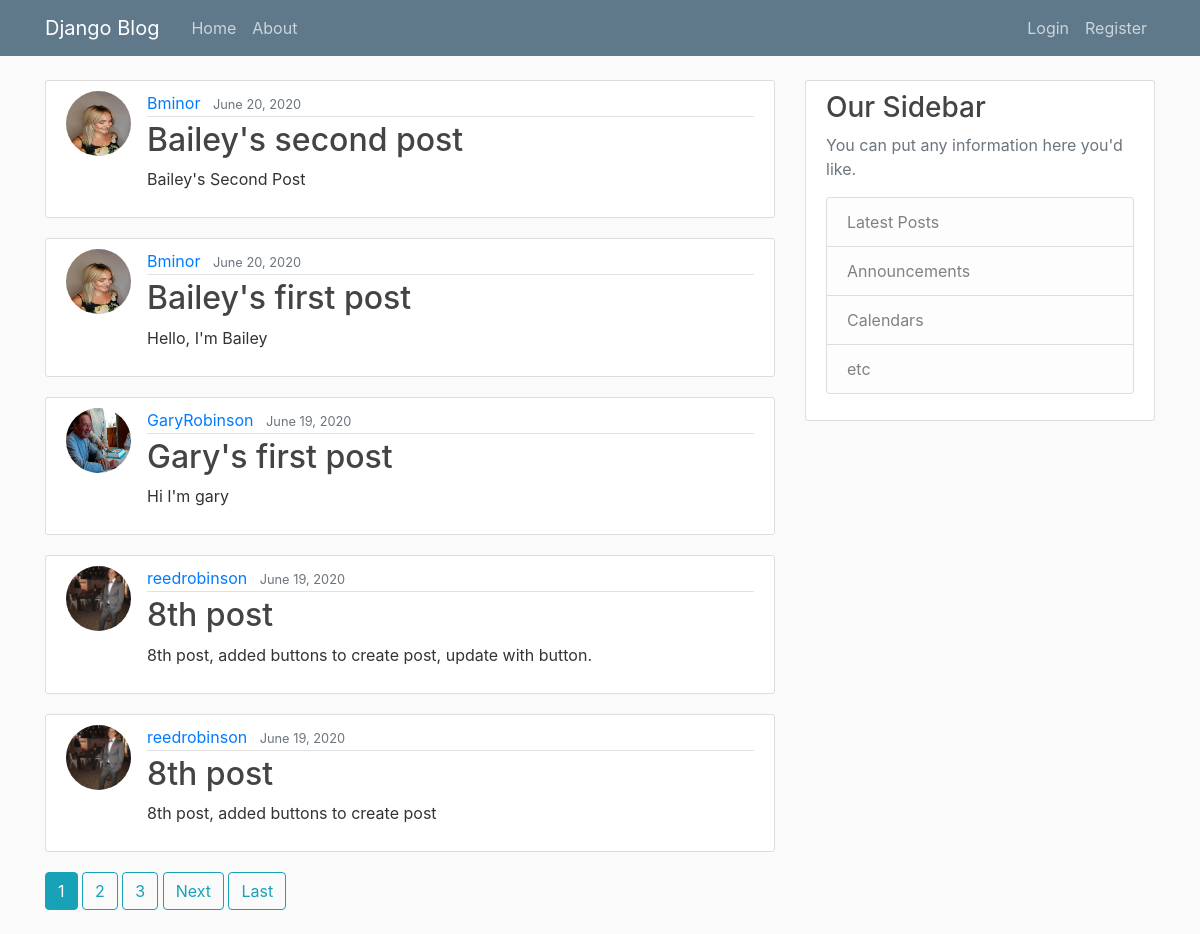
The page / on the database its author committed.
### blog/models.py (models this page shows, shortened)
class Post(models.Model):
    title = models.CharField(max_length=100)
    content = models.TextField()
    date_posted = models.DateTimeField(default=timezone.now)
    author = models.ForeignKey(User, on_delete=models.CASCADE)

### users/models.py (models this page shows, shortened)
class Profile(models.Model):
    user = models.OneToOneField(User, on_delete=models.CASCADE)
    image = models.ImageField(default='default.jpg', upload_to='profile_pics')

### blog/views.py (the view)
# urls.py: path('', PostListView.as_view(), name='blog-home'),
class PostListView(ListView):
    model = Post
    template_name = 'blog/home.html'
    context_object_name = 'posts'
    ordering = ['-date_posted']
    paginate_by = 5

### blog/templates/blog/home.html (shortened to what this page needs)
{% extends 'blog/base.html' %}
{% block content %}
    {% for post in posts %}
        <article class="media content-section">
            <img class= "rounded-circle article-img" src="{{ post.author.profile.image.url }}">
            <div class="media-body">
                <div class="article-metadata">
                    <a class="mr-2" href="{% url 'user-posts' post.author.username %}">{{ post.author }}</a>
                    <small class="text-muted">{{ post.date_posted|date:"F d, Y" }}</small>
                </div>
                <h2><a class="article-title" href="{% url 'post-detail' post.id %}">{{ post.title }}</a></h2>
                <p class="article-content">{{ post.content }}</p>
            </div>
        </article>
    {% endfor %}
    {% if is_paginated %}
        {% for num in page_obj.paginator.page_range %}
            {% if page_obj.number == num %}
                <a class="btn btn-info mb-4" href="?page={{ num }}">{{ num }}</a>
            {% elif num > page_obj.number|add:'-3' and num < page_obj.number|add:'3' %}
                <a class="btn btn-outline-info mb-4" href="?page={{ num }}">{{ num }}</a>
            {% endif %}
        {% endfor %}
                {% if page_obj.has_next %}
            <a class="btn btn-outline-info mb-4" href="?page={{ page_obj.next_page_number }}">Next</a>
            <a class="btn btn-outline-info mb-4" href="?page={{ page_obj.paginator.num_pages }}">Last</a>
        {% endif %}
    {% endif %}
{% endblock content %}

### blog/static/blog/main.css (style rules this page uses)
body { background: #fafafa; color: #333333; margin-top: 5rem; }
h1, h2, h3, h4, h5, h6 { color: #444444; }
.content-section { background: #ffffff; padding: 10px 20px; border: 1px solid #dddddd; border-radius: 3px; margin-bottom: 20px; }
.article-title { color: #444444; }
.article-content { white-space: pre-line; }
.article-img { height: 65px; width: 65px; margin-right: 16px; }
.article-metadata { padding-bottom: 1px; margin-bottom: 4px; border-bottom: 1px solid #e3e3e3 }

### rows shown on the page
Post: author.profile.image (picture), author "Bminor", date_posted "June 20, 2020", title "Bailey's second post", content "Bailey's Second Post"
Post: author.profile.image (picture), author "Bminor", date_posted "June 20, 2020", title "Bailey's first post", content "Hello, I'm Bailey"
Post: author.profile.image (picture), author "GaryRobinson", date_posted "June 19, 2020", title "Gary's first post", content "Hi I'm gary"
Post: author.profile.image (picture), author "reedrobinson", date_posted "June 19, 2020", title "8th post", content "8th post, added buttons to create post, update with button."
Post: author.profile.image (picture), author "reedrobinson", date_posted "June 19, 2020", title "8th post", content "8th post, added buttons to create post"

### other values the page prints
{{ num }} "1"
{{ num }} "2" "3"
